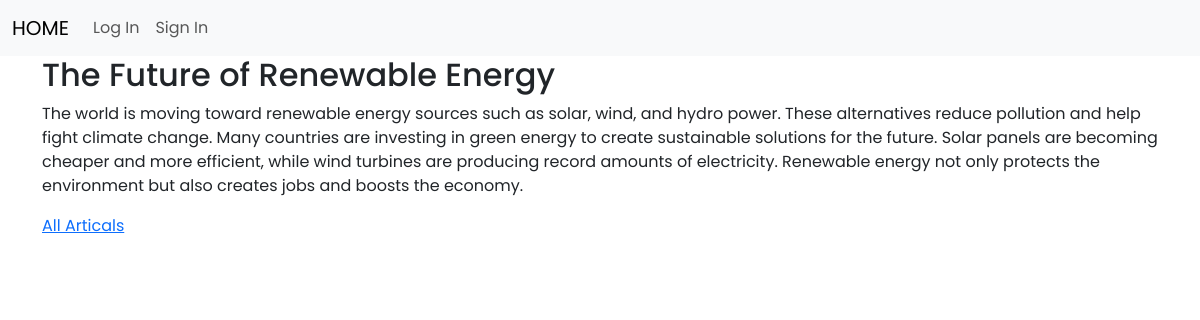
The page /post/14 on the database its author committed.
### tables this page shows
CREATE TABLE "posts" (
	"id"	INTEGER,
	"title"	TEXT NOT NULL,
	"body"	TEXT NOT NULL,
	"author_id"	INTEGER,
	"created_at"	TIMESTAMP DEFAULT 'CREATED TIME STAMP' COLLATE UTF16CI,
	PRIMARY KEY("id" AUTOINCREMENT)
);

### app.py (the view)
@app.route('/post/<int:id>')
def post(id):
    db = get_db()
    post = db.execute('SELECT * FROM posts WHERE id=?', (id,)).fetchone()
    db.close()
    return  render_template('post.html', post=post)

### app.py (called while the page is built)
def get_db():
    db = sqlite3.connect(database)
    db.row_factory = sqlite3.Row
    return db

@app.before_request
def load_logged_in_user():
    user_id = session.get('user_id')
    if user_id == None :
        g.user = None
    else:
        g.user = get_db().execute('SELECT * FROM users WHERE id = ?', (user_id,)).fetchone()

### templates/post.html (shortened to what this page needs)
{% extends 'base.html' %}
{% block content %}
   <div>
       <h2> {{post['title']}} </h2>
       <p> {{post['body']}} </p>
   </div>
    <a href="{{url_for('posts')}}"> All Articals </a>
{% endblock %}

### static/styles.css (style rules this page uses)
body { font-family: "Poppins", sans-serif; font-style: normal; }

### rows shown on the page
posts: title "The Future of Renewable Energy", body "The world is moving toward renewable energy sources such as solar, wind, and hydro power. These alternatives reduce pollution and help fight climate change. Many countries are investing in green energy to create sustainable solutions for the future. Solar panels are becoming cheaper and more efficient, while wind turbines are producing record amounts of electricity. Renewable energy not only protects the environment but also creates jobs and boosts the economy."
